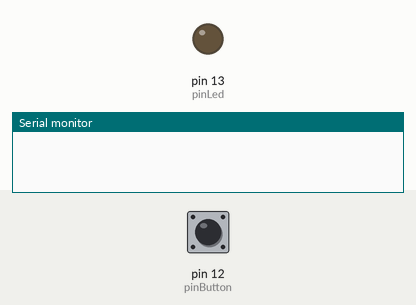
Bench run of a sketch on a simulated Arduino Uno, built with avr-gcc and run on an emulated ATmega328P. On the bench: output pins drawn as LEDs (lit = HIGH), the last lines printed to the serial monitor. Dashed ring = blinking. Inputs (shaded band) come from the test bench; at power-on: pin 12 (pinButton) HIGH.

Above: at 1.2 s.
1.3 s: pin 12 (pinButton) pulled LOW for 3.2 s
At 5.04 s:
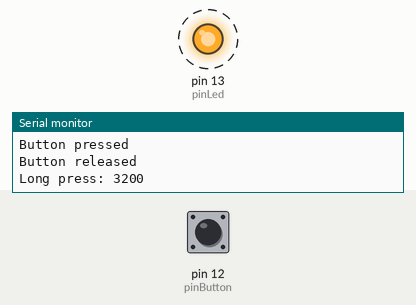
7.5 s: pin 12 (pinButton) pulled LOW for 0.15 s
Timing chart, 0 to 16.5 s (numbered marks = the images above; inputs shaded):
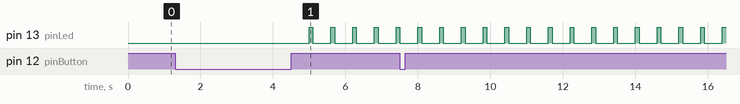

Measured:
- after the input at 1.3 s, pin 13 (pinLed): alternates HIGH for 0.10 s and LOW for 0.50 s, starting after 3.7 s

The sketch:

37-e1-interruptor-millis-largo-corto.ino
```cpp
// (licence header left out)
const uint8_t pinLed = 13;              // declare pin 13 for led
const uint8_t pinButton = 12;           // declare pin 12 for button
const uint16_t onDuraction = 100;       // duraction time activated of led
const uint16_t offDuraction = 500;      // duraction time desactivated of led
const uint16_t longPressTime = 2500;    // long press time of button

uint8_t previousButtonState = 1;        // previous button state for push control
unsigned long initialTime = 0;          // control initial time of push button
unsigned long finalTime = 0;            // control final time of push button
unsigned long rememberTime = 0;         // remember time for duration led blink
uint8_t ledState = 1;                   // led status for high or low
uint8_t blinkSwitch = 0;                // switch for activated/desactivated led blink

void setup() {
  Serial.begin(9600);           // define serial port 9600
  pinMode(pinLed, OUTPUT);      // define pinLED as output
  pinMode(pinButton, INPUT);    // define pinButton as input
}

void loop() {
  uint8_t buttonState = digitalRead(pinButton); // read button state

  // detected in state button on actived
  if (buttonState == 0 && previousButtonState == 1) {
    Serial.println("Button pressed");
    initialTime = millis();
  }

  // detected in state button on desactivated
  if (buttonState == 1 && previousButtonState == 0) {
    Serial.println("Button released");
    finalTime = millis();

    // compare the times and detect if it was a long or short press
    if ((finalTime - initialTime) >= longPressTime) {
      Serial.print("Long press: ");
      Serial.println(finalTime - initialTime);
      blinkSwitch = !blinkSwitch;
    } else {
      Serial.print("Short press: ");
      Serial.println(finalTime - initialTime);
    }
  }

  previousButtonState = buttonState; // save the last state of the button

  // activated the flashing of the led
  if (blinkSwitch == 1) {
    if (ledState == 1) {
      if ((millis() - rememberTime) >= onDuraction) {
        ledState = 0;
        rememberTime = millis();
      }
    } else if (millis() - rememberTime >= offDuraction) {
      ledState = 1;
      rememberTime = millis();
    }

    digitalWrite(pinLed, ledState);
  } else {
    digitalWrite(pinLed, 0);
  }
}
```
